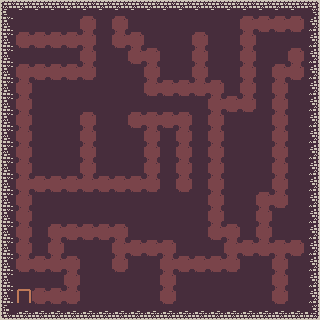

Below is a game level as drawn by its tile map, then a one-line description and the .tmx file that defines it, in full:
An orthogonal 20x20 tile map with 16x16 px tiles, 3 tile layers (collision, base, path).

<map version="1.10" tiledversion="1.11.2" orientation="orthogonal" renderorder="left-down" width="20" height="20" tilewidth="16" tileheight="16" infinite="0" nextlayerid="4" nextobjectid="1">
 <tileset firstgid="1" source="colored_sheet.tsx" />
 <layer id="2" name="collision" width="20" height="20">
  <data encoding="csv">
254,254,254,254,254,254,254,254,254,254,254,254,254,254,254,254,254,254,254,254,
254,254,254,254,254,0,254,0,254,254,254,254,254,254,254,0,0,0,0,254,
254,0,0,0,0,0,254,0,0,254,254,254,0,254,254,0,254,254,254,254,
254,254,254,254,254,0,254,254,0,0,254,254,0,254,254,0,254,254,0,254,
254,0,0,0,0,0,254,254,254,0,254,254,0,254,254,0,254,0,0,254,
254,0,254,254,254,254,254,254,254,0,0,0,0,0,254,0,254,0,254,254,
254,0,254,254,254,254,254,254,254,254,254,254,254,0,0,0,254,0,254,254,
254,0,254,254,254,0,254,254,0,0,0,0,254,0,254,254,254,0,254,254,
254,0,254,254,254,0,254,254,254,0,254,0,254,0,254,254,254,0,254,254,
254,0,254,254,254,0,254,254,254,0,254,0,254,0,254,254,254,0,254,254,
254,0,254,254,254,0,254,254,254,0,254,0,254,0,254,254,254,0,254,254,
254,0,0,0,0,0,0,0,0,0,254,0,254,0,254,254,254,0,254,254,
254,0,254,254,254,254,254,254,254,254,254,254,254,0,254,254,0,0,254,254,
254,0,254,254,254,254,254,254,254,254,254,254,254,0,254,254,0,254,254,254,
254,0,254,0,0,0,0,0,254,254,254,254,254,0,0,254,0,254,254,254,
254,0,254,0,254,254,254,0,0,0,0,254,254,254,0,0,0,0,0,254,
254,0,0,0,0,254,254,0,254,254,0,0,0,0,0,254,254,0,254,254,
254,254,254,254,0,254,254,254,254,254,0,254,254,254,254,254,254,0,254,254,
254,0,0,0,0,254,254,254,254,254,0,254,254,254,254,254,254,0,254,254,
254,254,254,254,254,254,254,254,254,254,254,254,254,254,254,254,254,254,254,254
</data>
 </layer>
 <layer id="1" name="base" width="20" height="20">
  <data encoding="csv">
19,20,20,20,20,20,20,20,20,20,20,20,20,20,20,20,20,20,20,21,
68,1,1,1,1,1,1,1,1,1,1,1,1,1,1,1,1,1,1,70,
68,1,1,1,1,1,1,1,1,1,1,1,1,1,1,1,1,1,1,70,
68,1,1,1,1,1,1,1,1,1,1,1,1,1,1,1,1,1,1,70,
68,1,1,1,1,1,1,1,1,1,1,1,1,1,1,1,1,1,1,70,
68,1,1,1,1,1,1,1,1,1,1,1,1,1,1,1,1,1,1,70,
68,1,1,1,1,1,1,1,1,1,1,1,1,1,1,1,1,1,1,70,
68,1,1,1,1,1,1,1,1,1,1,1,1,1,1,1,1,1,1,70,
68,1,1,1,1,1,1,1,1,1,1,1,1,1,1,1,1,1,1,70,
68,1,1,1,1,1,1,1,1,1,1,1,1,1,1,1,1,1,1,70,
68,1,1,1,1,1,1,1,1,1,1,1,1,1,1,1,1,1,1,70,
68,1,1,1,1,1,1,1,1,1,1,1,1,1,1,1,1,1,1,70,
68,1,1,1,1,1,1,1,1,1,1,1,1,1,1,1,1,1,1,70,
68,1,1,1,1,1,1,1,1,1,1,1,1,1,1,1,1,1,1,70,
68,1,1,1,1,1,1,1,1,1,1,1,1,1,1,1,1,1,1,70,
68,1,1,1,1,1,1,1,1,1,1,1,1,1,1,1,1,1,1,70,
68,1,1,1,1,1,1,1,1,1,1,1,1,1,1,1,1,1,1,70,
68,1,1,1,1,1,1,1,1,1,1,1,1,1,1,1,1,1,1,70,
68,448,1,1,1,1,1,1,1,1,1,1,1,1,1,1,1,1,1,70,
117,118,118,118,118,118,118,118,118,118,118,118,118,118,118,118,118,118,118,119
</data>
 </layer>
 <layer id="3" name="path" width="20" height="20">
  <data encoding="csv">
0,0,0,0,0,0,0,0,0,0,0,0,0,0,0,0,0,0,0,0,
0,0,0,0,0,61,0,61,0,0,0,0,0,0,0,61,61,61,61,0,
0,61,61,61,61,61,0,61,61,0,0,0,61,0,0,61,0,0,0,0,
0,0,0,0,0,61,0,0,61,61,0,0,61,0,0,61,0,0,61,0,
0,61,61,61,61,61,0,0,0,61,0,0,61,0,0,61,0,61,61,0,
0,61,0,0,0,0,0,0,0,61,61,61,61,61,0,61,0,61,0,0,
0,61,0,0,0,0,0,0,0,0,0,0,0,61,61,61,0,61,0,0,
0,61,0,0,0,61,0,0,61,61,61,61,0,61,0,0,0,61,0,0,
0,61,0,0,0,61,0,0,0,61,0,61,0,61,0,0,0,61,0,0,
0,61,0,0,0,61,0,0,0,61,0,61,0,61,0,0,0,61,0,0,
0,61,0,0,0,61,0,0,0,61,0,61,0,61,0,0,0,61,0,0,
0,61,61,61,61,61,61,61,61,61,0,61,0,61,0,0,0,61,0,0,
0,61,0,0,0,0,0,0,0,0,0,0,0,61,0,0,61,61,0,0,
0,61,0,0,0,0,0,0,0,0,0,0,0,61,0,0,61,0,0,0,
0,61,0,61,61,61,61,61,0,0,0,0,0,61,61,0,61,0,0,0,
0,61,0,61,0,0,0,61,61,61,61,0,0,0,61,61,61,61,61,0,
0,61,61,61,61,0,0,61,0,0,61,61,61,61,61,0,0,61,0,0,
0,0,0,0,61,0,0,0,0,0,61,0,0,0,0,0,0,61,0,0,
0,0,61,61,61,0,0,0,0,0,61,0,0,0,0,0,0,61,0,0,
0,0,0,0,0,0,0,0,0,0,0,0,0,0,0,0,0,0,0,0
</data>
 </layer>
</map>
